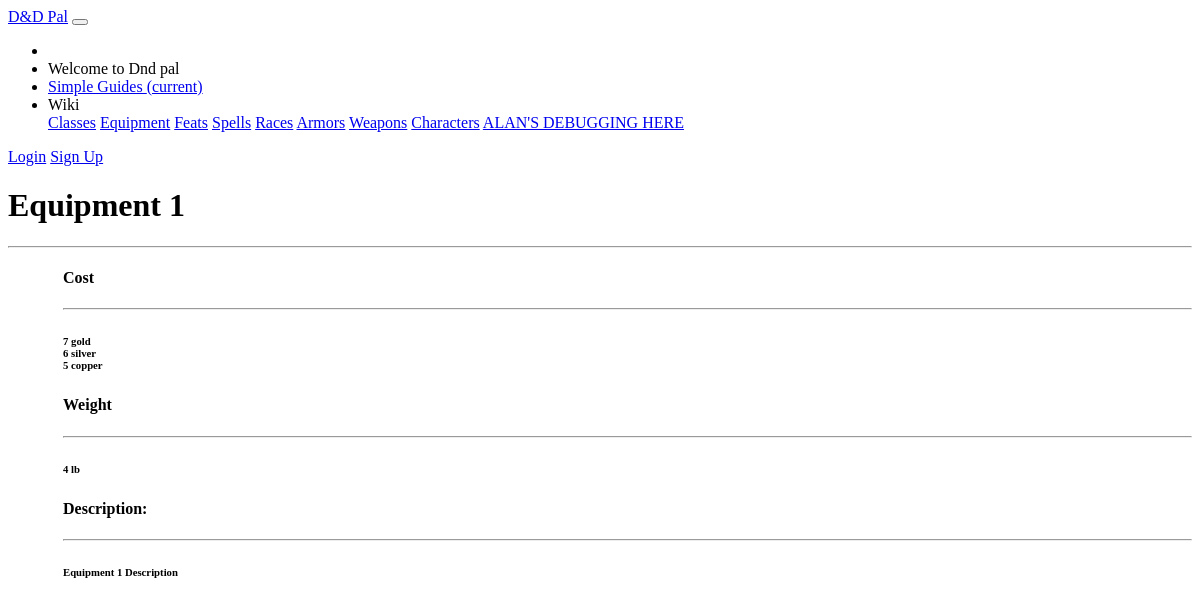
The page /dndpal/equipment/Equipment 1 on the database its author committed.
### dndpal/models.py (models this page shows, shortened)
class Equipment(models.Model):
    name = models.CharField(default = '', primary_key = True, max_length = 100, help_text = "Enter the name of the equipment")
    gold = models.IntegerField(default=0, help_text="Enter the gold-price component for this equipment")
    silver = models.IntegerField(default=0, help_text="Enter the silver-price component for this equipment")
    copper = models.IntegerField(default=0, help_text="Enter the copper-price component for this equipment")
    weight = models.SmallIntegerField(default= 0, help_text="Enter the weight for this item in pounds.")
    descrtiption = models.CharField(default = '', max_length = 1000, help_text = "Enter a description of this item.")
    capacity = models.SmallIntegerField(default= 0, help_text = "Enter the amount of this item you have before any uses.")

### dndpal/views.py (the view)
# urls.py: path('equipment/<str:pk>', views.EquipmentDetailView.as_view(), name='equipment-detail'),
class EquipmentDetailView(generic.DetailView):
    model = Equipment

### dndpal/templates/dndpal/equipment_detail.html
{% extends "base_generic.html" %}
{% block content %}
<main role="main" class="container">
    <div class="container card m-4" style="margin-top:10px;">
        <div class="row" style="margin-top: 10px">
            <div class="col-md">
                <h1>{{equipment.name}}</h1>
                <hr>
            </div>
        </div>
        <div class="pb-2" style="margin-left: 55px;">
            <div class="row my-4" style="margin-top: 10px">
                <div class="col-md-2">
                    <h4>Cost</h4>
                    <hr>
                    <div>
                        <h6>{{equipment.gold}} gold<br>
                            {{equipment.silver}} silver<br>
                            {{equipment.copper}} copper<br></h6>
                    </div>
                </div>
            </div>
            <div class="row my-4" style="margin-top: 10px">
                <div class="col-md-2">
                    <h4>Weight</h4>
                    <hr>
                    <div>
                        <h6>{{equipment.weight}} lb</h6>
                    </div>
                </div>
            </div>
            <div class="row my-4" style="margin-top: 10px">
                <div class="col-xl-8">
                    <h4>Description:</h4>
                    <hr>
                    <h6>{{equipment.descrtiption}}</h6>
                </div>
            </div>
        </div>
    </div>
</main>
{% endblock %}

### rows shown on the page
Equipment: name "Equipment 1", gold "7", silver "6", copper "5", weight "4", descrtiption "Equipment 1 Description"
